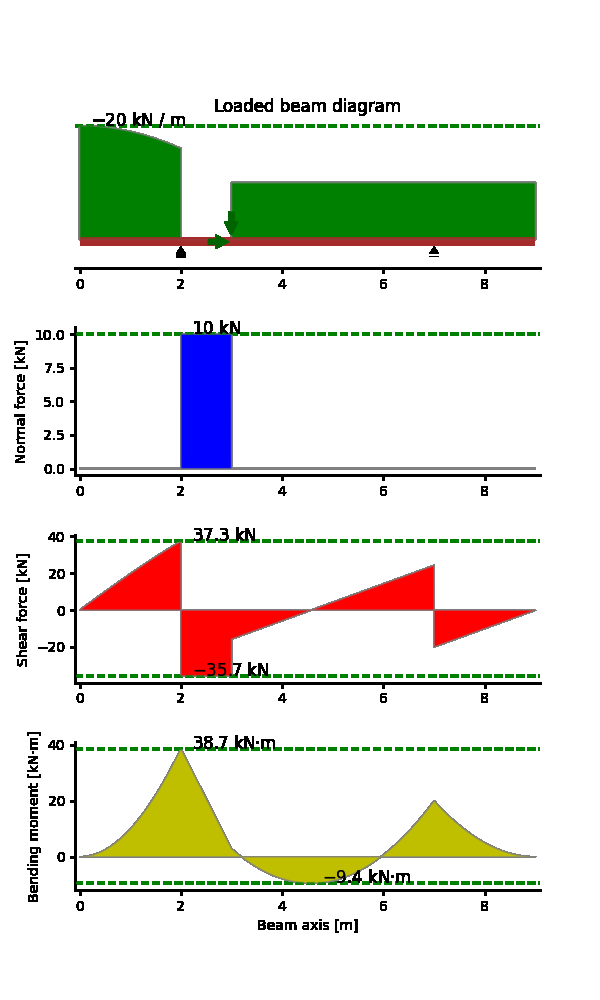
#> input picture APP FEM(PY)/draw.png, 600 x 1000 px; its folder holds only this picture in this run
$ python -i app.py   (imports and definitions only)
#> lines starting #> are read from the running program, lines starting #| are printed output that depends on the picture
from tkinter import *
from tkinter import ttk
from tkinter import messagebox
import numpy as np
import sys
import pandas
import string
import Algorithms
import Newin
import controler
import tkinter.scrolledtext as scrolledtext
import matplotlib
import matplotlib.pyplot as plt
from matplotlib.backends.backend_tkagg import (FigureCanvasTkAgg,
NavigationToolbar2Tk)
try:
    from matplotlib.backends.backend_tkagg import NavigationToolbar2TkAgg
except ImportError:
    from matplotlib.backends.backend_tkagg import NavigationToolbar2Tk as NavigationToolbar2TkAgg
from matplotlib.figure import Figure
import matplotlib.animation as animation
from matplotlib import style
import datasheet
# [1 line not run here, left out]
class Error(Exception) :
    pass
class FoundException(Error) :
    pass
class RightException(Error) :
    pass
class EmptyVal(Error) :
    pass
class NOTEmptyVal(Error)   :
     pass
class recognizeGrip(Error) :
    pass
class NotGrip(Error) :
    pass
f = Figure(figsize=(5,5), dpi=100)
ax1 = f.add_subplot(111)
# [56 lines left out: function animate, not called in this run]
class rootapp(Tk)  :
    # [13 lines left out: functions __init__, switch_frame, not called in this run]
# [151 lines that did not run here, left out]
    # nhan dien toa do trung
# [4 lines not run here, left out]

#?L=2,k=3,z=5,q=2 ?(1,k);(1,k*q);(2,3)|(j=2)|(1,2)|
#(1,2);(2,2);(2,3)|L(1)=[200]|(j=2)|(1,2)|F(x)=[200,100,200];F(y)=[200,30,900];M=[200,200,300]|Fs(1)=200

>>> import cv2
>>> picture = cv2.imread('draw.png', cv2.IMREAD_GRAYSCALE)
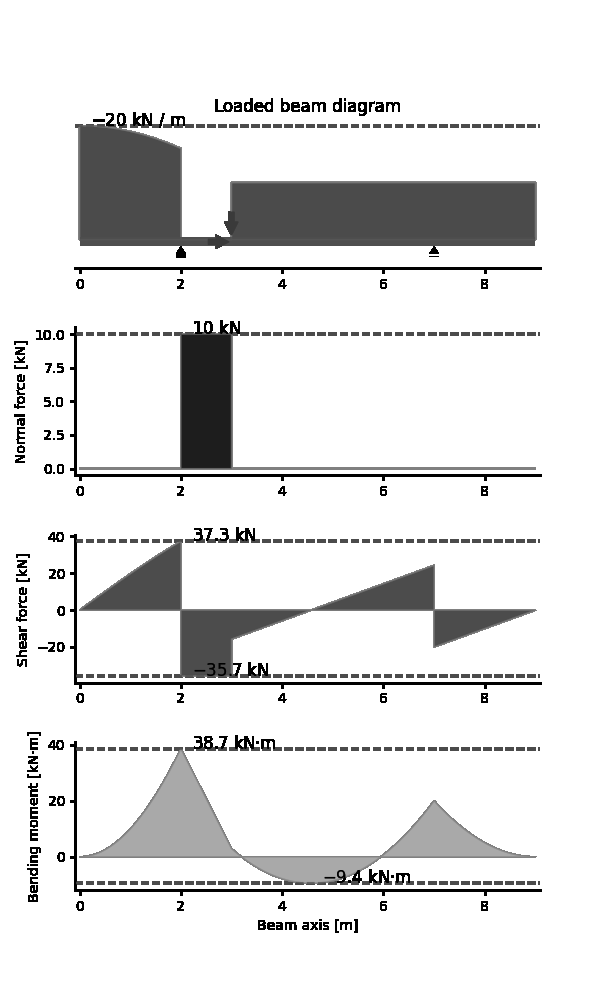
#> picture: shape (1000, 600); min 0, max 255, mean 227.3
#> (the run stopped early here; a loop or call above may not have finished)
